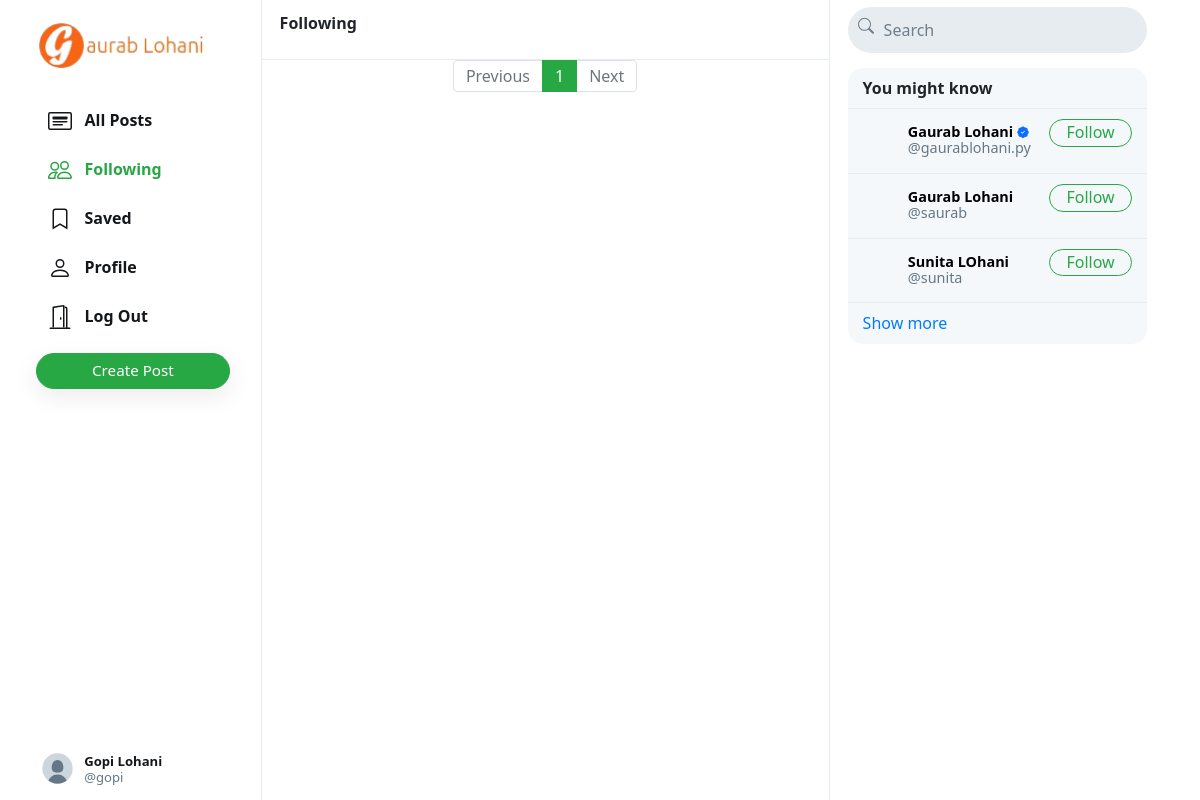
The page /n/following (signed in) on the database its author committed.
### control/models.py (models this page shows, shortened)
class User(AbstractUser):
    profile_pic = models.ImageField(upload_to='profile_pic/', default='media/defualt.jpg')
    bio = models.TextField(max_length=160, blank=True, null=True)
    cover = models.ImageField(upload_to='covers/', blank=True)

### control/views.py (the view)
# urls.py: path("n/following", views.following, name='following'),
def following(request):
    if request.user.is_authenticated:
        following_user = Follower.objects.filter(followers=request.user).values('user')
        all_posts = Post.objects.filter(creater__in=following_user).order_by('-date_created')
        paginator = Paginator(all_posts, 10)
        page_number = request.GET.get('page')
        if page_number == None:
            page_number = 1
        posts = paginator.get_page(page_number)
        followings = Follower.objects.filter(followers=request.user).values_list('user', flat=True)
        suggestions = User.objects.exclude(pk__in=followings).exclude(username=request.user.username).order_by("?")[:6]
        return render(request, "index.html", {
            "posts": posts,
            "suggestions": suggestions,
            "page": "following"
        })
    else:
        return HttpResponseRedirect(reverse('login'))

### control/templates/index.html (shortened to what this page needs)
{% extends "layout.html" %}
{% load static %}
{% block body %}
    <div class="main-div">
        <div class="left-div">
            <div class="left-div-content">
                <nav class="head heading">
                    {% if page == 'all_posts' %}
                    ALl Post
                    {% elif page == 'following' %}
                        Following
                    {% elif page == 'saved' %}
                        Saved
                    {% elif page == 'profile' %}
                        Profile
                    {% else %}
                        Explore
                    {% endif %}
                </nav>
                <div class="posts-view">
                    <div class="main-div-content">
                        <nav aria-label="Page navigation example" class="pagination-bar">
                            <ul class="pagination justify-content-center">
                                {% if posts.has_previous %}
                                    <li class="page-item">
                                        <a class="page-link" href="?page={{ posts.previous_page_number | default:1}}" tabindex="-1" aria-disabled="true">Previous</a>
                                    </li>
                                {% else %}
                                    <li class="page-item disabled">
                                        <a class="page-link" href="" tabindex="-1" aria-disabled="true">Previous</a>
                                    </li>
                                {% endif %}
                                {% for each in posts.paginator.page_range %}
                                    {% if each == posts.number %}
                                        <li class="page-item active"><a class="page-link" href="?page={{each}}">{{each}}</a></li>
                                    {% else %}
                                        <li class="page-item"><a class="page-link" href="?page={{each}}">{{each}}</a></li>
                                    {% endif %}
                                {% endfor %}
                                {% if posts.has_next %}
                                    <li class="page-item">
                                        <a class="page-link" href="?page={{ posts.next_page_number }}">Next</a>
                                    </li>
                                {% else %}
                                    <li class="page-item disabled">
                                        <a class="page-link" href="">Next</a>
                                    </li>
                                {% endif %}
                            </ul>
                          </nav>
                    </div>
                </div>
            </div>
        </div>
    </div>
{% endblock %}

### control/templates/layout.html (shortened to what this page needs)
{% load static %}
<!DOCTYPE html>
<html lang="en">
    <head>
        <link rel="stylesheet" href="https://stackpath.bootstrapcdn.com/bootstrap/4.4.1/css/bootstrap.min.css">
        <link href="{% static 'network/styles.css' %}" rel="stylesheet">
        <link rel="stylesheet" href="https://cdn.jsdelivr.net/npm/bootstrap-icons@1.11.3/font/bootstrap-icons.min.css">
    </head>
    <body>
        <div class="body" data-page="{{page}}">
            <div class="sidenav">
                <a href="{% url 'index' %}" class="navbar-brand">
                    <img src="{% static 'network/Images/download.png' %}" height="50px">
                </a>
                <div style="height: 100%;">
                    <div>
                        <div>
                            <ul>
                                <li class="nav-item" id="all_posts">
                                <a href="{% url 'index' %}" class="nav-link">
                                    <div>
                                        &nbsp;&nbsp;All Posts
                                    </div>
                                </a>
                                </li>
                                {% if user.is_authenticated %}
                                    <li class="nav-item" id="following">
                                        <a href="{% url 'following' %}" class="nav-link">
                                            <div>
                                                &nbsp;&nbsp;Following
                                            </div>
                                        </a>
                                    </li>
                                    <li class="nav-item" id="saved">
                                        <a href="{% url 'saved' %}" class="nav-link">
                                            <div>
                                                <svg width="1.5em" height="1.5em" viewBox="0 0 16 16" class="bi bi-bookmark" fill="currentColor" xmlns="http://www.w3.org/2000/svg">
                                                    <path fill-rule="evenodd" d="M8 12l5 3V3a2 2 0 0 0-2-2H5a2 2 0 0 0-2 2v12l5-3zm-4 1.234l4-2.4 4 2.4V3a1 1 0 0 0-1-1H5a1 1 0 0 0-1 1v10.234z"/>
                                                  </svg>
                                                &nbsp;&nbsp;Saved
                                            </div>
                                        </a>
                                    </li>
                                    <li class="nav-item" id="profile">
                                        <a href="{% url 'profile' user.username %}" class="nav-link">
                                            <div>
                                                &nbsp;&nbsp;Profile
                                            </div>
                                        </a>
                                    </li>
                                    <li class="nav-item" id="logout">
                                        <a href="{% url 'logout' %}" class="nav-link">
                                            <div>
                                                &nbsp;&nbsp;Log Out
                                            </div>
                                        </a>
                                    </li>
                                {% endif %}
                            </ul>
                        </div>
                        {% if user.is_authenticated %}
                            <button id="popup-btn" class="btn btn-success new-post-btn" onclick="createpost()">Create Post</button>
                        {% endif %}
                    </div>
                    <div style="position: absolute; bottom: 10px;">
                        {% if user.is_authenticated %}
                            <li class="nav-item sidenav-user">
                                <a href="{% url 'profile' user.username %}" class="nav-link">
                                    <div class="user_account">
                                        <div class="small-profilepic" style="float: left; background-image: url(/media/{{user.profile_pic}})"></div>
                                        <div style="height: 2.7vw; margin: auto;">
                                            <div style="margin-top: 4px;"><strong style="display: flex;align-items: center;">{{user.first_name}} {{user.last_name}}</strong></div>
                                            <div class="grey" style="margin-top: 4px;">@{{ user.username }}</div>
                                        </div>
                                    </div>
                                </a>
                            </li>
                        {% endif %}
                    </div>
                </div>
            </div>
            {% block body %}
            {% endblock %}
            <div class="right-div">
                <nav class="head">
                    <form action="#">
                        <div class="search-div">
                            <div>
                            </div>
                            <input type="text" name="query" id="search-box" placeholder="Search ">
                        </div>
                    </form>
                </nav>
                <div class='right-div-content'>
                    <div class="space" style="background-color: white;"></div>
                    {% if user.is_authenticated %}
                        <div class="suggestion-box">
                            <div class="suggestion-header">
                                You might know
                            </div>
                            {% for suggestion in suggestions %}
                                <div class="suggestion-user">
                                    <div>
                                        <a href="{% url 'profile' suggestion.username %}">
                                            <div class="small-profilepic" style="background-image: url(/media/{{suggestion.profile_pic}})"></div>
                                        </a>
                                    </div>
                                    <div class="user-details">
                                        <a href="{% url 'profile' suggestion.username %}">
                                            <div id="user-name">
                                                <strong style="display:flex;">
                                                    {{suggestion.first_name}} {{suggestion.last_name}} {% if suggestion.is_staff %}
                                                    <i class="bi bi-patch-check-fill verified-badge" title="Verified Staff"></i>
                                                {% endif %}
                                                </strong>
                                            </div>
                                            <div class="grey">@{{suggestion.username}}</div>
                                        </a>
                                    </div>
                                    <div>
                                        <button class="btn btn-outline-success" type="button" onclick="follow_user(this,'{{suggestion.username}}','suggestion')">Follow</button>
                                    </div>
                                </div>
                            {% empty %}
                                    <div style="text-align: center; border-bottom: .5px solid #e6ecf0; padding: 10px 15px;">
                                        <span class="grey" style="font-size: .9em;">No suggestions available.</span>
                                    </div>
                            {% endfor %}
                            <div class="suggestion-footer">
                                <a href="#">Show more</a>
                            </div>
                        </div>
                    {% endif %}
                </div>
            </div>
        </div>
    </body>
</html>

### control/static/network/styles.css (style rules this page uses)
.verified-badge { color: #0d6efd; font-size: 0.8em; margin-left: 0.25rem; vertical-align: super; }
.body { display: flex; min-height: 100%; font-family: system-ui, sans-serif; }
.btn { border-radius: 20px; padding: 0.32rem 1rem 0.375rem 1rem; }
.btn, .btn:focus, .btn:active { box-shadow: none !important; -webkit-box-shadow: none !important; }
.grey { color: #657786; }
svg { vertical-align: text-top; }
.sidenav { height: 100%; width: 21.8%; position: fixed; top: 0; left: 0; padding: 15px; list-style: none; border-right: .5px solid #e6ecf0; z-index: 100; padding-left: 3%; background-color: white; }
.sidenav ul { list-style: none; padding-left: 0px; margin-top: 3vh; }
.sidenav li { margin-top: 7px; }
.sidenav .nav-link { color: #14171a; line-height: .7em; font-weight: 700; padding: 0px; }
.sidenav .nav-link > div { padding: 10px 20px 8px 12px; border-radius: 25px; line-height: 0.9em; width: max-content; }
.new-post-btn { padding-left: 55px !important; padding-right: 55px !important; font-size: .95em; font-weight: 530; box-shadow: rgba(0, 0, 0, 0.08) 0px 8px 24px !important; }
.user_account { display: flex; font-size: .82rem; font-weight: normal; padding-top: 3px !important; padding-bottom: 3px !important; padding-left: 3px !important; }
.user_account .small-profilepic { transform: scale(.82); margin-left: auto; margin-top: auto; }
.active a { color: #28a745 !important; }
.main-div { position: relative; width: 47.25%; min-height: 100vh; left: 21.8%; }
.left-div { position: relative; }
.head { height: 7.5vh; }
.heading { position: fixed; width: 47.255%; top: 0px; padding: 18px; border-bottom: .5px solid #e6ecf0; line-height: .7em; font-weight: 800; background-color: #fff; z-index: 1000; }
.left-div-content { margin-top: 7.5vh; }
.small-profilepic { width: 3.1vw; height: 3.1vw; border-radius: 9999px; overflow: hidden; margin-right: 8px; background-size: cover; background-repeat: no-repeat; background-position: center; box-sizing: content-box; }
.space { height: 8px; background-color: #e6ecf0; }
.pagination-bar { margin-top: 35px; margin-bottom: 35px; }
.pagination-bar .page-link { line-height: .9em; }
.page-item.active .page-link { color: white !important; background-color: #28a745; border-color: #28a745; }
.page-link { color: #28a745; }
.right-div { width: 28%; height: 100vh; position: fixed; right: 2.95%; border-left: .5px solid #e6ecf0; background-color: white; }
.right-div .head { padding: .9vh 1.5vw; }
.right-div .search-div { margin-left: auto; margin-right: auto; display: flex; border-radius: 25px; background-color: #e6ecf0; padding-left: 10px; padding-right: 10px; vertical-align: middle; }
#search-box { height: 5.7vh; border: none; background: none; outline: none; width: 100%; margin-left: 8px; }
#search-box::placeholder { color: #6d7e8c; }
.right-div-content { height: 92.5vh; overflow: auto; padding-left: 1.5vw; padding-right: 1.5vw; }
.suggestion-box, .guest-box { border-radius: 15px; overflow: hidden; background-color: #f5f8fa; }
.suggestion-header { padding: 13px 15px; line-height: .9em; font-weight: 800; border-bottom: .5px solid #e6ecf0; }
.suggestion-user { display: flex; padding: 10px 15px; font-size: .9em; border-bottom: .5px solid #e6ecf0; }
.suggestion-user a { color: black; text-decoration: none; }
.user-details { flex: 1; line-height: 1.1em; padding: 5px 0px 7px 0px; }
.suggestion-user .btn { padding: 0em 1em .09em 1em; }
.suggestion-footer { padding: 13px 15px; line-height: .9em; }
.suggestion-footer a { text-decoration: none; }

### rows shown on the page
User: profile_pic (placeholder picture), first_name "Gopi", last_name "Lohani", username "gopi"
User: first_name "Gaurab", last_name "Lohani", is_staff True (drawn), username "gaurablohani.py"
User: first_name "Gaurab", last_name "Lohani", username "saurab"
User: first_name "Sunita", last_name "LOhani", username "sunita"

### other values the page prints
{{ each }} "1"
